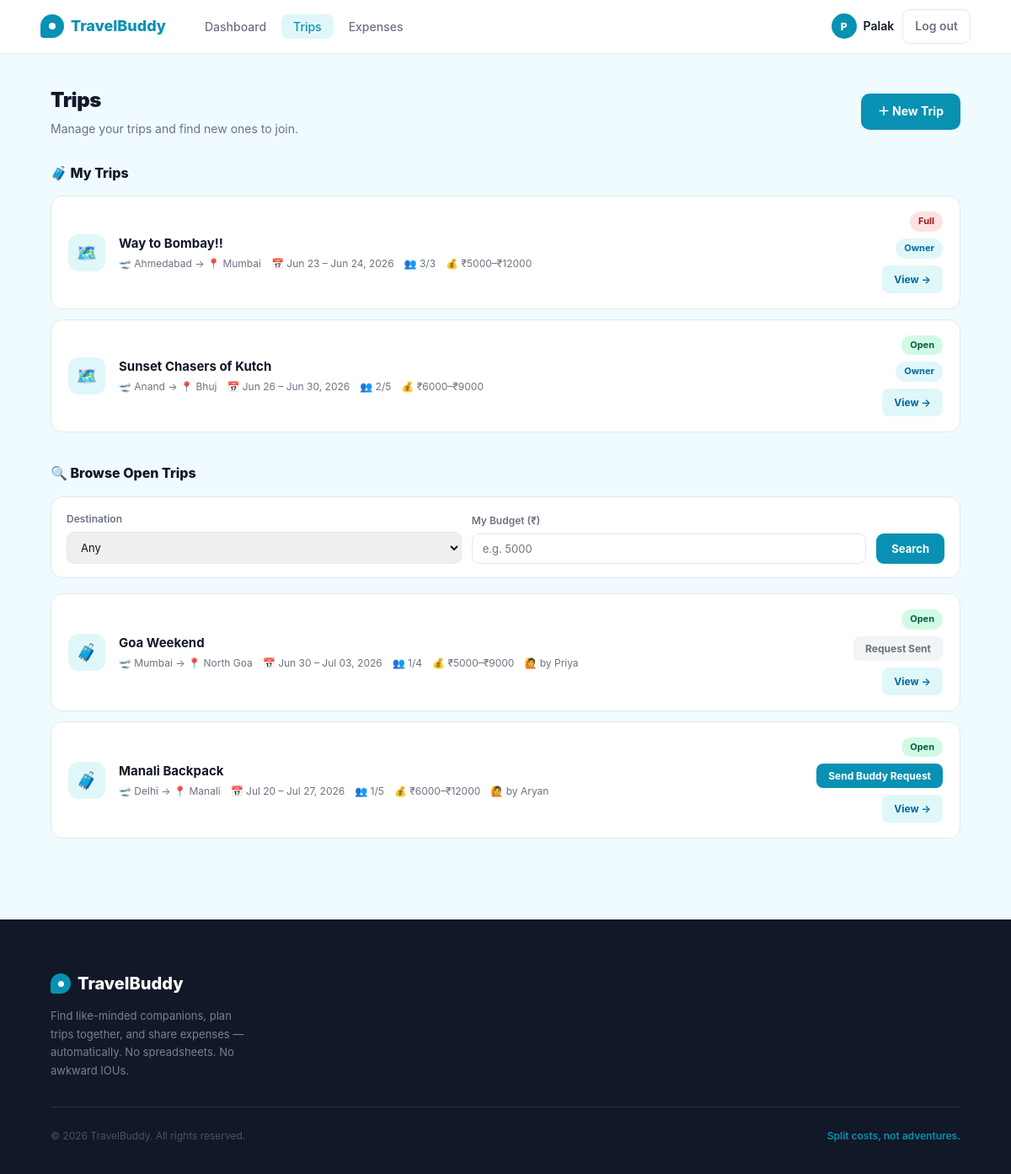
The page /trips (signed in) on the database its author committed.
### app/models.py (models this page shows, shortened)
class User(db.Model, UserMixin):
    __tablename__ = 'users'
    id             = db.Column(db.Integer, primary_key=True)
    name           = db.Column(db.String(100), nullable=False)
    email          = db.Column(db.String(150), unique=True, nullable=False)
    password_hash  = db.Column(db.String(255), nullable=False)
    travel_style   = db.Column(db.String(50), default='flexible')
    bio            = db.Column(db.Text, default='')
    interests      = db.Column(db.String(255), default='')
    phone          = db.Column(db.String(20), default='')
    created_at     = db.Column(db.DateTime, default=lambda: datetime.now(timezone.utc))
    api_key        = db.Column(db.String(64), unique=True, nullable=True, index=True)
    owned_trips    = db.relationship('Trip', back_populates='owner', lazy='dynamic')
    memberships    = db.relationship('TripMember', back_populates='user', lazy='dynamic')
    expenses_paid  = db.relationship('Expense', back_populates='paid_by', lazy='dynamic')
    def _all_trip_ids(self):
        owned = [t.id for t in Trip.query.filter_by(owner_id=self.id).all()]
        joined = [m.trip_id for m in
                  TripMember.query.filter_by(user_id=self.id, status='accepted').all()]
        return list(set(owned + joined))

class Trip(db.Model):
    __tablename__ = 'trips'
    __table_args__ = (
        db.Index('ix_trips_owner_status', 'owner_id', 'status'),
        db.Index('ix_trips_public_start', 'is_public', 'start_date'),
    )
    id          = db.Column(db.Integer, primary_key=True)
    owner_id    = db.Column(db.Integer, db.ForeignKey('users.id'), nullable=False)
    title       = db.Column(db.String(150), nullable=False)
    destination = db.Column(db.String(150), nullable=False)
    departure_city = db.Column(db.String(100), default='')
    start_date  = db.Column(db.Date, nullable=False)
    end_date    = db.Column(db.Date, nullable=False)
    description = db.Column(db.Text, default='')
    budget_min  = db.Column(db.Float, default=0)
    budget_max  = db.Column(db.Float, default=0)
    max_members = db.Column(db.Integer, default=4)
    status      = db.Column(db.String(20), default='OPEN')
    join_deadline           = db.Column(db.DateTime, nullable=True)
    open_roster             = db.Column(db.Boolean, default=False, nullable=False,
                                        server_default='0')
    confirmation_deadline   = db.Column(db.DateTime, nullable=True)
    confirmation_started_at = db.Column(db.DateTime, nullable=True)
    cancelled_at            = db.Column(db.DateTime, nullable=True)
    is_public   = db.Column(db.Boolean, default=True)
    created_at  = db.Column(db.DateTime, default=lambda: datetime.now(timezone.utc))
    owner    = db.relationship('User', back_populates='owned_trips')
    members  = db.relationship('TripMember', back_populates='trip', lazy='dynamic',
                               cascade='all, delete-orphan')
    expenses = db.relationship('Expense', back_populates='trip', lazy='dynamic',
                               cascade='all, delete-orphan')
    @property
    def joining_closed(self):
        if self.status and self.status.upper() != 'OPEN':
            return True
        now_naive = datetime.utcnow()
        if self.join_deadline is not None:
            dl = self.join_deadline
            if dl.tzinfo is not None:
                dl = dl.replace(tzinfo=None)
            return now_naive >= dl
        return _date.today() >= (self.start_date - timedelta(days=1))
    def is_open(self):
        return self.status and self.status.upper() == 'OPEN'
    def is_active(self):
        return self.status and self.status.upper() == 'ACTIVE'
    def is_completed(self):
        return self.status and self.status.upper() == 'COMPLETED'
    def is_cancelled(self):
        return self.status and self.status.upper() == 'CANCELLED'
    @property
    def status_label(self):
        return {
            'OPEN': 'Open',
            'AWAITING_CONFIRMATION': 'Awaiting Confirmation',
            'CONFIRMED': 'Confirmed',
            'ACTIVE': 'Active',
            'COMPLETED': 'Completed',
            'CANCELLED': 'Cancelled',
        }.get(self.status.upper() if self.status else '', 'Unknown')
    def member_count(self):
        return self.members.filter_by(status='accepted').count() + 1  # +1 for owner
    def is_full(self):
        return self.member_count() >= self.max_members

### app/trips/routes.py (the view)
@trips.route('/trips')
def index():
    my_trips = []
    pending_ids = set()
    accepted_ids = set()
    if current_user.is_authenticated:
        my_trip_ids = current_user._all_trip_ids()
        my_trips = Trip.query.filter(Trip.id.in_(my_trip_ids)).all() if my_trip_ids else []
        pending_ids = {m.trip_id for m in
                       TripMember.query.filter_by(user_id=current_user.id, status='pending').all()}
        accepted_ids = {m.trip_id for m in
                        TripMember.query.filter_by(user_id=current_user.id, status='accepted').all()}
        my_trip_ids_set = set(my_trip_ids)
    else:
        my_trip_ids_set = set()
    query = Trip.query.filter(
        Trip.is_public == True,   # noqa: E712
        Trip.status == 'OPEN'
    )
    if my_trip_ids_set:
        query = query.filter(~Trip.id.in_(my_trip_ids_set))
    destination = request.args.get('destination', '').strip()
    budget = request.args.get('budget', '').strip()
    page = request.args.get('page', 1, type=int)
    if destination:
        query = query.filter(Trip.destination == destination)
    if budget:
        try:
            b = float(budget)
            query = query.filter(Trip.budget_min <= b)
        except ValueError:
            pass
    pagination = query.order_by(Trip.start_date.asc()).paginate(
        page=page, per_page=BROWSE_PER_PAGE, error_out=False
    )
    browse_trips = pagination.items
    return render_template('trips/index.html',
        my_trips=my_trips,
        browse_trips=browse_trips,
        pagination=pagination,
        pending_ids=pending_ids,
        accepted_ids=accepted_ids,
        destination=destination,
        budget=budget,
        destination_choices=DESTINATION_CHOICES,
        today=date.today()
    )

### app/models.py (called while the page is built)
@login_manager.user_loader
def load_user(user_id):
    return db.session.get(User, int(user_id))

### app/templates/trips/index.html (shortened to what this page needs)
{% extends "base.html" %}
{% block content %}
<div class="trips-page">
  <div class="trips-inner">
    <div class="page-header">
      <div>
        <h1 class="page-title">Trips</h1>
        <p class="page-subtitle">
          {% if current_user.is_authenticated %}
            Manage your trips and find new ones to join.
          {% else %}
            Browse open trips — <a href="{{ url_for('auth.login') }}" style="color:var(--green);font-weight:700;">log in</a> to join or create trips.
          {% endif %}
        </p>
      </div>
      {% if current_user.is_authenticated %}
        <a href="{{ url_for('trips.create') }}" class="btn-primary">＋ New Trip</a>
      {% endif %}
    </div>
    {% if current_user.is_authenticated %}
    <div class="section">
      <div class="section-title">🧳 My Trips</div>
      {% if my_trips %}
        <div class="trip-cards">
          {% for trip in my_trips %}
          <div class="trip-card">
            <div class="trip-icon">🗺️</div>
            <div class="trip-info">
              <div class="trip-name"><a href="{{ url_for('trips.detail', trip_id=trip.id) }}">{{ trip.title }}</a></div>
              <div class="trip-meta">
                <span>🛫 {% if trip.departure_city %}{{ trip.departure_city }}{% else %}—{% endif %} → 📍 {{ trip.destination }}</span>
                <span>📅 {{ trip.start_date.strftime('%b %d') }} – {{ trip.end_date.strftime('%b %d, %Y') }}</span>
                <span>👥 {{ trip.member_count() }}/{{ trip.max_members }}</span>
                {% if trip.budget_min or trip.budget_max %}<span>💰 ₹{{ "%.0f"|format(trip.budget_min) }}–₹{{ "%.0f"|format(trip.budget_max) }}</span>{% endif %}
              </div>
            </div>
            <div class="trip-right">
              {% if trip.is_cancelled() %}
                <span class="badge badge-join-closed">{{ trip.status_label }}</span>
              {% elif trip.is_active() %}
                <span class="badge badge-active">{{ trip.status_label }}</span>
              {% elif trip.is_completed() %}
                <span class="badge badge-completed">{{ trip.status_label }}</span>
              {% elif trip.is_open() and trip.is_full() %}
                <span class="badge badge-full">Full</span>
              {% elif trip.is_open() and trip.joining_closed %}
                <span class="badge badge-join-closed">Join Closed</span>
              {% elif trip.is_open() %}
                <span class="badge badge-open">{{ trip.status_label }}</span>
              {% else %}
                <span class="badge badge-upcoming">{{ trip.status_label }}</span>
              {% endif %}
              {% if trip.owner_id == current_user.id %}
                <span class="badge badge-owner">Owner</span>
              {% endif %}
              <a href="{{ url_for('trips.detail', trip_id=trip.id) }}" class="btn-small btn-view">View →</a>
            </div>
          </div>
          {% endfor %}
        </div>
      {% endif %}
    </div>
    {% endif %}
    <div class="section">
      <div class="section-title">🔍 Browse Open Trips</div>
      <form method="GET" action="{{ url_for('trips.index') }}" class="filter-bar">
        <div class="filter-field">
          <label>Destination</label>
          <select name="destination">
            <option value="">Any</option>
          </select>
        </div>
        <div class="filter-field">
          <label>My Budget (₹)</label>
          <input type="number" name="budget" placeholder="e.g. 5000" value="{{ budget }}">
        </div>
        <button type="submit" class="btn-filter">Search</button>
      </form>
      {% if browse_trips %}
        <div class="trip-cards">
          {% for trip in browse_trips %}
          <div class="trip-card">
            <div class="trip-icon">🧳</div>
            <div class="trip-info">
              <div class="trip-name">
                {% if current_user.is_authenticated %}
                  <a href="{{ url_for('trips.detail', trip_id=trip.id) }}">{{ trip.title }}</a>
                {% else %}
                  <a href="{{ url_for('auth.login') }}">{{ trip.title }}</a>
                {% endif %}
              </div>
              <div class="trip-meta">
                <span>🛫 {% if trip.departure_city %}{{ trip.departure_city }}{% else %}—{% endif %} → 📍 {{ trip.destination }}</span>
                <span>📅 {{ trip.start_date.strftime('%b %d') }} – {{ trip.end_date.strftime('%b %d, %Y') }}</span>
                <span>👥 {{ trip.member_count() }}/{{ trip.max_members }}</span>
                {% if trip.budget_min or trip.budget_max %}<span>💰 ₹{{ "%.0f"|format(trip.budget_min) }}–₹{{ "%.0f"|format(trip.budget_max) }}</span>{% endif %}
                {% if current_user.is_authenticated %}
                  <span>🙋 by {{ trip.owner.name.split()[0] }}</span>
                {% endif %}
              </div>
            </div>
            <div class="trip-right">
              {% if trip.is_full() %}
                <span class="badge badge-full">Full</span>
              {% elif trip.joining_closed %}
                <span class="badge badge-join-closed">Join Closed</span>
              {% else %}
                <span class="badge badge-open">Open</span>
              {% endif %}
              {% if current_user.is_authenticated %}
                {% if trip.id in accepted_ids %}
                  <span class="badge badge-owner">Joined</span>
                {% elif trip.id in pending_ids %}
                  <button class="btn-small btn-pending" disabled>Request Sent</button>
                {% elif not trip.joining_closed and not trip.is_full() %}
                  <form method="POST" action="{{ url_for('trips.send_request', trip_id=trip.id) }}">
                    <button type="submit" class="btn-small btn-request">Send Buddy Request</button>
                  </form>
                {% endif %}
                <a href="{{ url_for('trips.detail', trip_id=trip.id) }}" class="btn-small btn-view">View →</a>
              {% else %}
                <a href="{{ url_for('auth.login') }}" class="btn-guest-login">🔒 Login to Join</a>
              {% endif %}
            </div>
          </div>
          {% endfor %}
        </div>
      {% else %}
        <div class="empty-state">
          <div class="empty-icon">🤷</div>
          <h4>No open trips found</h4>
          <p>Try adjusting your filters, or check back later for new trips.</p>
        </div>
      {% endif %}
    </div>
  </div>
</div>
{% endblock %}

### app/templates/base.html (shortened to what this page needs)
<!DOCTYPE html>
<html lang="en">
<head>
</head>
<body>
<nav>
  <a href="{{ url_for('main.home') }}" class="logo">
    <div class="logo-icon"></div>
    TravelBuddy
  </a>
  {% if current_user.is_authenticated %}
    <ul class="nav-links">
      <li><a href="{{ url_for('dashboard.index') }}" {% if request.endpoint == 'dashboard.index' %}class="active"{% endif %}>Dashboard</a></li>
      <li><a href="{{ url_for('trips.index') }}" {% if request.endpoint and request.endpoint.startswith('trips.') %}class="active"{% endif %}>Trips</a></li>
      <li><a href="{{ url_for('expenses.my_expenses') }}" {% if request.endpoint == 'expenses.my_expenses' %}class="active"{% endif %}>Expenses</a></li>
    </ul>
    <div class="nav-right">
      <div class="nav-user">
        <div class="nav-avatar">{{ current_user.name[0].upper() }}</div>
        <a href="{{ url_for('profile.view') }}" style="color:inherit;">{{ current_user.name.split()[0] }}</a>
      </div>
      <a href="{{ url_for('auth.logout') }}" class="btn-logout">Log out</a>
    </div>
  {% endif %}
</nav>
{% block content %}{% endblock %}
<footer>
  <div class="footer-inner">
    <div class="footer-top">
      <div class="footer-brand">
        <div class="footer-logo">
          <div class="footer-logo-icon"></div>
          TravelBuddy
        </div>
        <p>Find like-minded companions, plan trips together, and share expenses — automatically. No spreadsheets. No awkward IOUs.</p>
      </div>
    </div>
    <div class="footer-bottom">
      <p class="footer-copy">© 2026 TravelBuddy. All rights reserved.</p>
      <p class="footer-tagline-bottom">Split costs, not adventures.</p>
    </div>
  </div>
</footer>
</body>
</html>

### rows shown on the page
User: name "P", name "Palak"
Trip: title "Way to Bombay!!", departure_city "Ahmedabad", destination "Mumbai", start_date "Jun 23", end_date "Jun 24, 2026", member_count "3", max_members "3", budget_min "5000", budget_max "12000", status "Full", shows "Owner"
Trip: title "Sunset Chasers of Kutch", departure_city "Anand", destination "Bhuj", start_date "Jun 26", end_date "Jun 30, 2026", member_count "2", max_members "5", budget_min "6000", budget_max "9000", status_label "Open", shows "Owner"
Trip: title "Goa Weekend", departure_city "Mumbai", destination "North Goa", start_date "Jun 30", end_date "Jul 03, 2026", member_count "1", max_members "4", budget_min "5000", budget_max "9000", owner.name "Priya", status "Open", shows "Request Sent"
Trip: title "Manali Backpack", departure_city "Delhi", destination "Manali", start_date "Jul 20", end_date "Jul 27, 2026", member_count "1", max_members "5", budget_min "6000", budget_max "12000", owner.name "Aryan", status "Open"
